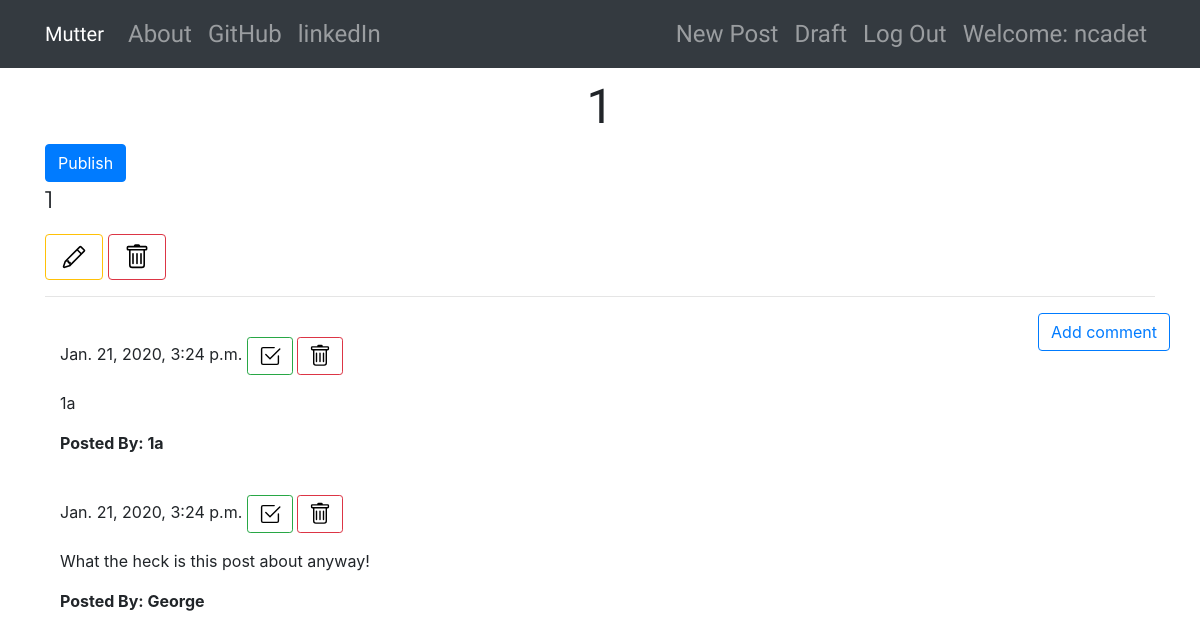
Before: /post/12/ (signed in) with the older database file.
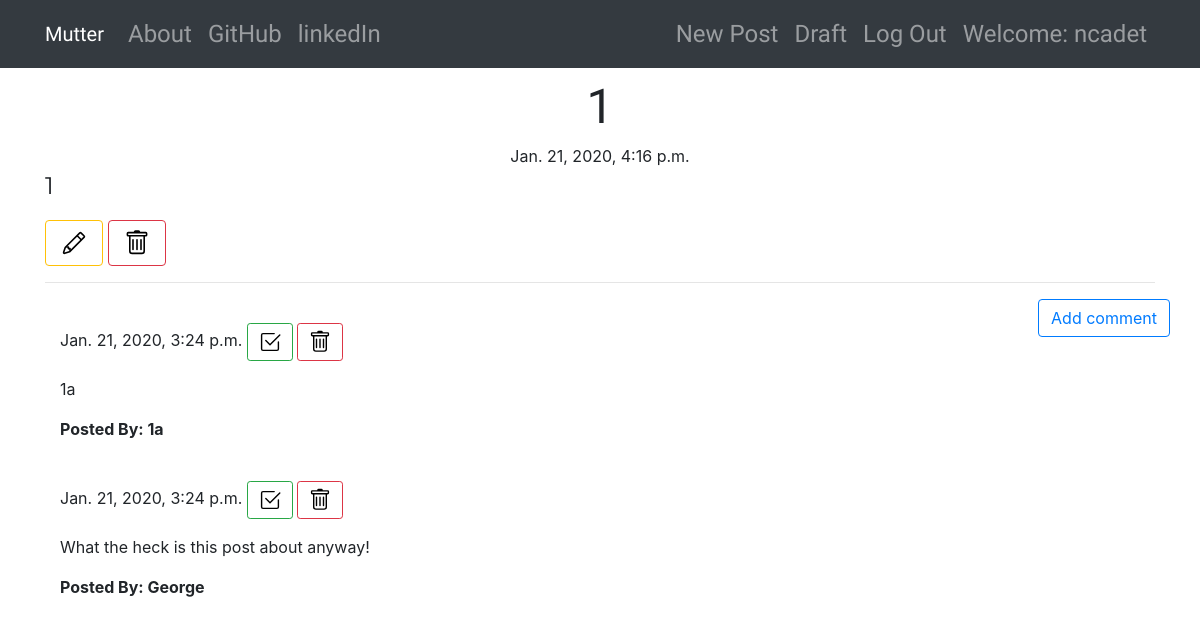
After: the same page with the newer database file.
### blog/models.py (models this page shows, shortened)
class Post(models.Model):
    author = models.ForeignKey('auth.User', on_delete=models.CASCADE)
    title = models.CharField(max_length=200)
    text = models.TextField()
    create_date = models.DateTimeField(default=timezone.now)
    published_date = models.DateTimeField(blank=True, null=True)

### blog/views.py (the view)
# urls.py: re_path(r'^post/(?P<pk>\d+)/$', views.PostDetailView.as_view(), name='post_detail'),
class PostDetailView(DetailView):
    model = Post

### blog/templates/blog/post_detail.html (shortened to what this page needs)
{% extends "blog/base.html" %}
{% block body_block %}
    <h1 class="posttitle loader">{{post.title}}</h1>
    {% if post.published_date %}
    <div class="date postdate">
        {{post.published_date}}
    </div>
    {% else %}
    <a href="{% url 'post_publish' pk=post.pk %}" class="btn btn-primary">Publish</a>
    {% endif %}
    <p class="postcontent">{{ post.text|safe|linebreaksbr }}</p>
    {% if user.is_authenticated %}
        <a class="btn btn-outline-warning" href="{% url 'post_edit' pk=post.pk %}">
        </a>
        <a class="btn btn-outline-danger" href="{% url 'post_remove' pk=post.pk %}">
        </a>
    {% endif %}
    <hr>
    <a class="btn btn-outline-primary btn-comment" href="{% url 'add_comment_to_post' pk=post.pk %}">Add comment</a>
    <div class="container">
        {% for comment in post.comments.all %}
        <br>
            <section class="">
                {% if user.is_authenticated or comment.approved_comment %}
                    {{comment.create_date}}
                        {% if not comment.approved_comment %}
                        <a class="btn btn-outline-success btn-sm" href="{% url 'comment_approve' pk=comment.pk %}">
                        </a>
                        <a class="btn btn-outline-danger btn-sm" href="{% url 'comment_remove' pk=comment.pk %}">
                        </a>
                        {% endif %}
                    <p>{{comment.text|safe|linebreaks}}</p>
                    <p class="font-weight-bold">Posted By: {{ comment.author }}</p>
                {% endif %}
            </section>
            {% empty %}
            <p>No Comments!</p>
        {% endfor %}
    </div>
{% endblock %}

Changed rows visible on the page:
changed Post: published_date (not shown) → "Jan. 21, 2020, 4:16 p.m."
Other visible differences:
text no longer shown: "Publish"
